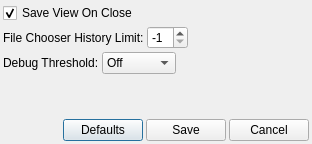
<ui version="4.0" >
 <class>Options</class>
 <widget class="QDialog" name="Options" >
  <property name="geometry" >
   <rect>
    <x>0</x>
    <y>0</y>
    <width>312</width>
    <height>144</height>
   </rect>
  </property>
  <property name="windowTitle" >
   <string>Table Browser Options</string>
  </property>
  <layout class="QVBoxLayout" >
   <property name="spacing" >
    <number>3</number>
   </property>
   <property name="leftMargin" >
    <number>3</number>
   </property>
   <property name="topMargin" >
    <number>3</number>
   </property>
   <property name="rightMargin" >
    <number>3</number>
   </property>
   <property name="bottomMargin" >
    <number>3</number>
   </property>
   <item>
    <layout class="QHBoxLayout" >
     <property name="spacing" >
      <number>3</number>
     </property>
     <property name="leftMargin" >
      <number>0</number>
     </property>
     <property name="topMargin" >
      <number>0</number>
     </property>
     <property name="rightMargin" >
      <number>0</number>
     </property>
     <property name="bottomMargin" >
      <number>0</number>
     </property>
     <item>
      <widget class="QCheckBox" name="viewBox" >
       <property name="text" >
        <string>Save View On Close</string>
       </property>
       <property name="checked" >
        <bool>true</bool>
       </property>
      </widget>
     </item>
     <item>
      <spacer>
       <property name="orientation" >
        <enum>Qt::Horizontal</enum>
       </property>
       <property name="sizeHint" >
        <size>
         <width>241</width>
         <height>20</height>
        </size>
       </property>
      </spacer>
     </item>
    </layout>
   </item>
   <item>
    <layout class="QHBoxLayout" >
     <property name="spacing" >
      <number>3</number>
     </property>
     <item>
      <widget class="QLabel" name="label_2" >
       <property name="text" >
        <string>File Chooser History Limit:</string>
       </property>
      </widget>
     </item>
     <item>
      <widget class="QSpinBox" name="historyLimit" >
       <property name="minimum" >
        <number>-1</number>
       </property>
       <property name="value" >
        <number>-1</number>
       </property>
      </widget>
     </item>
     <item>
      <spacer>
       <property name="orientation" >
        <enum>Qt::Horizontal</enum>
       </property>
       <property name="sizeHint" >
        <size>
         <width>40</width>
         <height>20</height>
        </size>
       </property>
      </spacer>
     </item>
    </layout>
   </item>
   <item>
    <layout class="QHBoxLayout" >
     <property name="spacing" >
      <number>3</number>
     </property>
     <property name="leftMargin" >
      <number>0</number>
     </property>
     <property name="topMargin" >
      <number>0</number>
     </property>
     <property name="rightMargin" >
      <number>0</number>
     </property>
     <property name="bottomMargin" >
      <number>0</number>
     </property>
     <item>
      <widget class="QLabel" name="label" >
       <property name="text" >
        <string>Debug Threshold:</string>
       </property>
      </widget>
     </item>
     <item>
      <widget class="QComboBox" name="debugChooser" >
       <item>
        <property name="text" >
         <string>Off</string>
        </property>
       </item>
       <item>
        <property name="text" >
         <string>Low</string>
        </property>
       </item>
       <item>
        <property name="text" >
         <string>Medium</string>
        </property>
       </item>
       <item>
        <property name="text" >
         <string>High</string>
        </property>
       </item>
      </widget>
     </item>
     <item>
      <spacer>
       <property name="orientation" >
        <enum>Qt::Horizontal</enum>
       </property>
       <property name="sizeHint" >
        <size>
         <width>151</width>
         <height>20</height>
        </size>
       </property>
      </spacer>
     </item>
    </layout>
   </item>
   <item>
    <spacer>
     <property name="orientation" >
      <enum>Qt::Vertical</enum>
     </property>
     <property name="sizeHint" >
      <size>
       <width>20</width>
       <height>151</height>
      </size>
     </property>
    </spacer>
   </item>
   <item>
    <layout class="QHBoxLayout" >
     <property name="spacing" >
      <number>3</number>
     </property>
     <property name="leftMargin" >
      <number>0</number>
     </property>
     <property name="topMargin" >
      <number>0</number>
     </property>
     <property name="rightMargin" >
      <number>0</number>
     </property>
     <property name="bottomMargin" >
      <number>0</number>
     </property>
     <item>
      <spacer>
       <property name="orientation" >
        <enum>Qt::Horizontal</enum>
       </property>
       <property name="sizeHint" >
        <size>
         <width>40</width>
         <height>20</height>
        </size>
       </property>
      </spacer>
     </item>
     <item>
      <widget class="QPushButton" name="defaultsButton" >
       <property name="text" >
        <string>Defaults</string>
       </property>
      </widget>
     </item>
     <item>
      <widget class="QPushButton" name="saveButton" >
       <property name="text" >
        <string>Save</string>
       </property>
      </widget>
     </item>
     <item>
      <widget class="QPushButton" name="cancelButton" >
       <property name="text" >
        <string>Cancel</string>
       </property>
      </widget>
     </item>
    </layout>
   </item>
  </layout>
 </widget>
 <resources/>
 <connections/>
</ui>
